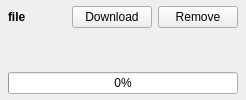
<?xml version="1.0" encoding="UTF-8"?>
<ui version="4.0">
 <class>DictionaryManagerRow</class>
 <widget class="QWidget" name="dictionaryManagerRow">
  <layout class="QVBoxLayout" name="outer">
   <property name="leftMargin">
    <number>8</number>
   </property>
   <property name="topMargin">
    <number>6</number>
   </property>
   <property name="rightMargin">
    <number>8</number>
   </property>
   <property name="bottomMargin">
    <number>6</number>
   </property>
   <item>
    <layout class="QHBoxLayout" name="topRow">
     <item>
      <widget class="QLabel" name="rowName">
       <property name="font">
        <font>
         <bold>true</bold>
        </font>
       </property>
       <property name="text">
        <string>file</string>
       </property>
      </widget>
     </item>
     <item>
      <spacer name="topStretch">
       <property name="orientation">
        <enum>Qt::Horizontal</enum>
       </property>
       <property name="sizeHint" stdset="0">
        <size>
         <width>40</width>
         <height>20</height>
        </size>
       </property>
      </spacer>
     </item>
     <item>
      <widget class="QPushButton" name="rowAction">
       <property name="text">
        <string>Download</string>
       </property>
      </widget>
     </item>
     <item>
      <widget class="QPushButton" name="rowRemove">
       <property name="text">
        <string>Remove</string>
       </property>
      </widget>
     </item>
    </layout>
   </item>
   <item>
    <widget class="QLabel" name="rowStatus">
     <property name="wordWrap">
      <bool>true</bool>
     </property>
    </widget>
   </item>
   <item>
    <widget class="QProgressBar" name="rowProgress">
     <property name="minimum">
      <number>0</number>
     </property>
     <property name="maximum">
      <number>1000</number>
     </property>
     <property name="value">
      <number>0</number>
     </property>
     <property name="textVisible">
      <bool>true</bool>
     </property>
     <property name="visible">
      <bool>false</bool>
     </property>
    </widget>
   </item>
  </layout>
 </widget>
 <resources/>
</ui>
